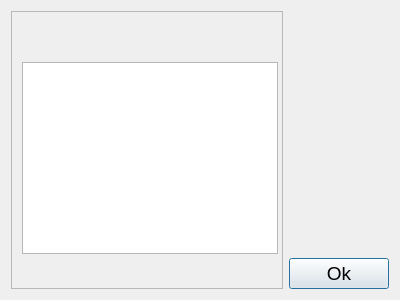
<?xml version="1.0" encoding="UTF-8"?>
<ui version="4.0">
 <class>Dialog</class>
 <widget class="QDialog" name="Dialog">
  <property name="geometry">
   <rect>
    <x>0</x>
    <y>0</y>
    <width>400</width>
    <height>300</height>
   </rect>
  </property>
  <property name="windowTitle">
   <string>Dialog</string>
  </property>
  <layout class="QHBoxLayout" name="horizontalLayout">
   <item>
    <widget class="QScrollArea" name="scrollArea">
     <property name="widgetResizable">
      <bool>true</bool>
     </property>
     <widget class="QWidget" name="scrollAreaWidgetContents">
      <property name="geometry">
       <rect>
        <x>0</x>
        <y>0</y>
        <width>272</width>
        <height>280</height>
       </rect>
      </property>
      <widget class="QTableWidget" name="table_student">
       <property name="geometry">
        <rect>
         <x>10</x>
         <y>50</y>
         <width>256</width>
         <height>192</height>
        </rect>
       </property>
      </widget>
     </widget>
    </widget>
   </item>
   <item>
    <layout class="QVBoxLayout" name="verticalLayout">
     <item>
      <spacer name="verticalSpacer">
       <property name="orientation">
        <enum>Qt::Vertical</enum>
       </property>
       <property name="sizeHint" stdset="0">
        <size>
         <width>20</width>
         <height>40</height>
        </size>
       </property>
      </spacer>
     </item>
     <item>
      <widget class="QPushButton" name="ok">
       <property name="minimumSize">
        <size>
         <width>100</width>
         <height>0</height>
        </size>
       </property>
       <property name="font">
        <font>
         <pointsize>14</pointsize>
        </font>
       </property>
       <property name="text">
        <string>Ok</string>
       </property>
      </widget>
     </item>
    </layout>
   </item>
  </layout>
 </widget>
 <resources/>
 <connections/>
</ui>
